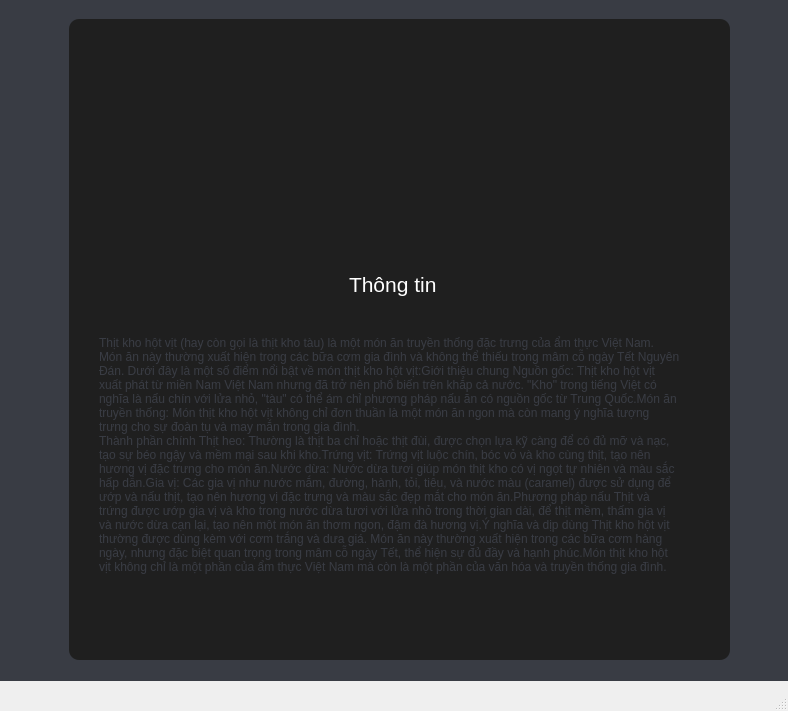
<?xml version="1.0" encoding="UTF-8"?>
<ui version="4.0">
 <class>MainWindow</class>
 <widget class="QMainWindow" name="MainWindow">
  <property name="geometry">
   <rect>
    <x>0</x>
    <y>0</y>
    <width>788</width>
    <height>711</height>
   </rect>
  </property>
  <property name="windowTitle">
   <string>MainWindow</string>
  </property>
  <widget class="QWidget" name="centralwidget">
   <widget class="QWidget" name="widget" native="true">
    <property name="geometry">
     <rect>
      <x>-10</x>
      <y>0</y>
      <width>801</width>
      <height>681</height>
     </rect>
    </property>
    <property name="styleSheet">
     <string notr="true">background-color: rgb(57, 60, 68)</string>
    </property>
    <widget class="QWidget" name="widget_2" native="true">
     <property name="geometry">
      <rect>
       <x>79</x>
       <y>19</y>
       <width>661</width>
       <height>641</height>
      </rect>
     </property>
     <property name="styleSheet">
      <string notr="true">border-radius:10px;background-color:rgb(31, 31, 31)</string>
     </property>
     <widget class="QLabel" name="label_87">
      <property name="geometry">
       <rect>
        <x>0</x>
        <y>50</y>
        <width>351</width>
        <height>201</height>
       </rect>
      </property>
      <property name="text">
       <string/>
      </property>
      <property name="pixmap">
       <pixmap>../../Pictures/Screenshots/Screenshot 2024-06-30 221921.png</pixmap>
      </property>
      <property name="scaledContents">
       <bool>true</bool>
      </property>
     </widget>
     <widget class="QLabel" name="label_88">
      <property name="geometry">
       <rect>
        <x>350</x>
        <y>60</y>
        <width>311</width>
        <height>191</height>
       </rect>
      </property>
      <property name="text">
       <string/>
      </property>
      <property name="pixmap">
       <pixmap>../../Pictures/Screenshots/Screenshot 2024-07-02 131556.png</pixmap>
      </property>
      <property name="scaledContents">
       <bool>true</bool>
      </property>
     </widget>
     <widget class="QLabel" name="label_83">
      <property name="geometry">
       <rect>
        <x>280</x>
        <y>250</y>
        <width>211</width>
        <height>31</height>
       </rect>
      </property>
      <property name="font">
       <font>
        <pointsize>16</pointsize>
       </font>
      </property>
      <property name="styleSheet">
       <string notr="true">color: rgb(255, 255, 255);</string>
      </property>
      <property name="text">
       <string>Thông tin</string>
      </property>
     </widget>
     <widget class="QLabel" name="label">
      <property name="geometry">
       <rect>
        <x>30</x>
        <y>290</y>
        <width>581</width>
        <height>291</height>
       </rect>
      </property>
      <property name="styleSheet">
       <string notr="true">color: rgb(57, 60, 68)</string>
      </property>
      <property name="text">
       <string>Thịt kho hột vịt (hay còn gọi là thịt kho tàu) là một món ăn truyền thống đặc trưng của ẩm thực Việt Nam. Món ăn này thường xuất hiện trong các bữa cơm gia đình và không thể thiếu trong mâm cỗ ngày Tết Nguyên Đán. Dưới đây là một số điểm nổi bật về món thịt kho hột vịt:Giới thiệu chung Nguồn gốc: Thịt kho hột vịt xuất phát từ miền Nam Việt Nam nhưng đã trở nên phổ biến trên khắp cả nước. &quot;Kho&quot; trong tiếng Việt có nghĩa là nấu chín với lửa nhỏ, &quot;tàu&quot; có thể ám chỉ phương pháp nấu ăn có nguồn gốc từ Trung Quốc.Món ăn truyền thống: Món thịt kho hột vịt không chỉ đơn thuần là một món ăn ngon mà còn mang ý nghĩa tượng trưng cho sự đoàn tụ và may mắn trong gia đình.
Thành phần chính Thịt heo: Thường là thịt ba chỉ hoặc thịt đùi, được chọn lựa kỹ càng để có đủ mỡ và nạc, tạo sự béo ngậy và mềm mại sau khi kho.Trứng vịt: Trứng vịt luộc chín, bóc vỏ và kho cùng thịt, tạo nên hương vị đặc trưng cho món ăn.Nước dừa: Nước dừa tươi giúp món thịt kho có vị ngọt tự nhiên và màu sắc hấp dẫn.Gia vị: Các gia vị như nước mắm, đường, hành, tỏi, tiêu, và nước màu (caramel) được sử dụng để ướp và nấu thịt, tạo nên hương vị đặc trưng và màu sắc đẹp mắt cho món ăn.Phương pháp nấu Thịt và trứng được ướp gia vị và kho trong nước dừa tươi với lửa nhỏ trong thời gian dài, để thịt mềm, thấm gia vị và nước dừa cạn lại, tạo nên một món ăn thơm ngon, đậm đà hương vị.Ý nghĩa và dịp dùng Thịt kho hột vịt thường được dùng kèm với cơm trắng và dưa giá. Món ăn này thường xuất hiện trong các bữa cơm hàng ngày, nhưng đặc biệt quan trọng trong mâm cỗ ngày Tết, thể hiện sự đủ đầy và hạnh phúc.Món thịt kho hột vịt không chỉ là một phần của ẩm thực Việt Nam mà còn là một phần của văn hóa và truyền thống gia đình.</string>
      </property>
      <property name="wordWrap">
       <bool>true</bool>
      </property>
     </widget>
     <widget class="QPushButton" name="pushButton_Thitkho_book">
      <property name="geometry">
       <rect>
        <x>550</x>
        <y>570</y>
        <width>93</width>
        <height>61</height>
       </rect>
      </property>
      <property name="text">
       <string/>
      </property>
      <property name="icon">
       <iconset>
        <normaloff>D:/download/tải_xuống-removebg-preview.png</normaloff>D:/download/tải_xuống-removebg-preview.png</iconset>
      </property>
      <property name="iconSize">
       <size>
        <width>60</width>
        <height>60</height>
       </size>
      </property>
     </widget>
     <widget class="QLabel" name="label_7">
      <property name="geometry">
       <rect>
        <x>310</x>
        <y>0</y>
        <width>81</width>
        <height>61</height>
       </rect>
      </property>
      <property name="text">
       <string/>
      </property>
      <property name="pixmap">
       <pixmap>D:/download/chef.png</pixmap>
      </property>
      <property name="scaledContents">
       <bool>true</bool>
      </property>
     </widget>
    </widget>
   </widget>
  </widget>
  <widget class="QMenuBar" name="menubar">
   <property name="geometry">
    <rect>
     <x>0</x>
     <y>0</y>
     <width>788</width>
     <height>26</height>
    </rect>
   </property>
  </widget>
  <widget class="QStatusBar" name="statusbar"/>
 </widget>
 <resources/>
 <connections/>
</ui>
